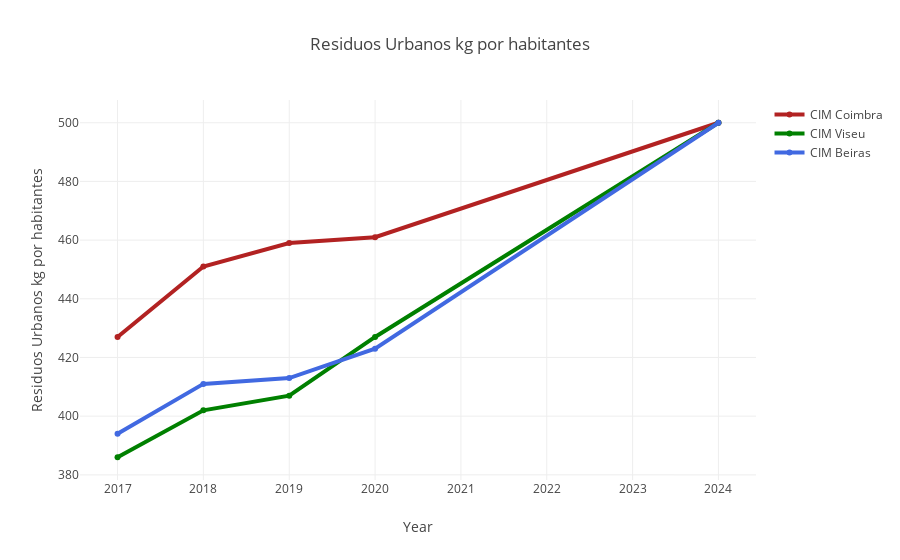

Notebook source saved alongside this figure:
### Code cell
fig = go.Figure()

fig.add_trace(go.Scatter(x=years, y=weight_c,
                  name='CIM Coimbra', line=dict(color='firebrick', width=4)))

fig.add_trace(go.Scatter(x=years, y=weight_v, name='CIM Viseu',
                  line=dict(color='green', width=4)))

fig.add_trace(go.Scatter(x=years, y=weight_b, name='CIM Beiras',
                  line=dict(color='royalblue', width=4)))

fig.update_layout(title='Residuos Urbanos kg por habitantes',
                      xaxis_title='Year', yaxis_title='Residuos Urbanos kg por habitantes')

### Figure 1 — Plotly figure (JSON) as saved in the notebook; plotly's stock layout.template omitted (floating-point values rounded to 4 significant figures)
{"data": [{"line": {"color": "firebrick", "width": 4}, "name": "CIM Coimbra", "type": "scatter", "x": [2017, 2018, 2019, 2020, 2024], "y": [427, 451, 459, 461, 500]}, {"line": {"color": "green", "width": 4}, "name": "CIM Viseu", "type": "scatter", "x": [2017, 2018, 2019, 2020, 2024], "y": [386, 402, 407, 427, 500]}, {"line": {"color": "royalblue", "width": 4}, "name": "CIM Beiras", "type": "scatter", "x": [2017, 2018, 2019, 2020, 2024], "y": [394, 411, 413, 423, 500]}], "layout": {"title": {"text": "Residuos Urbanos kg por habitantes"}, "xaxis": {"title": {"text": "Year"}}, "yaxis": {"title": {"text": "Residuos Urbanos kg por habitantes"}}}}
